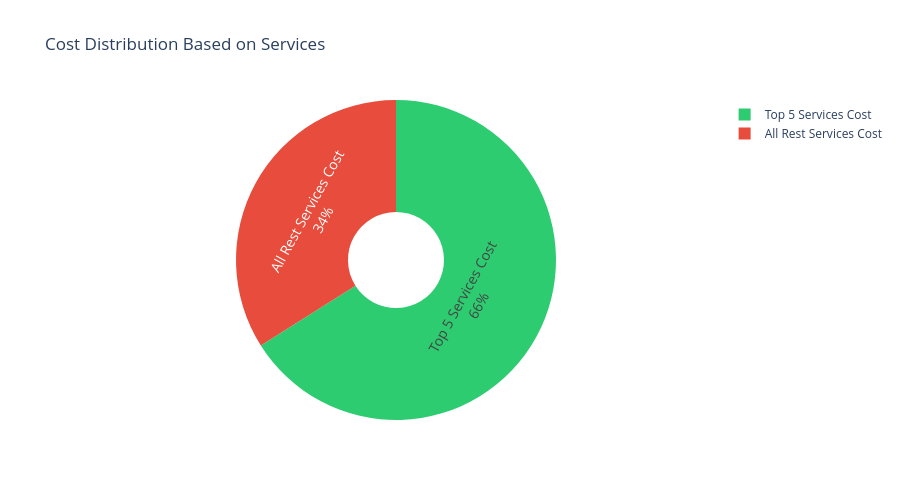

The notebook cell saved with this chart:
### Code cell
fig_pie = px.pie(
    df_pie, values="values", names="labels",
    title="Cost Distribution Based on Services",
    color_discrete_sequence=["#2ecc71", "#e74c3c"],
    hole=0.3, height=500,
)
fig_pie.update_traces(textinfo="percent+label", textfont_size=14)
fig_pie.update_layout(paper_bgcolor="white")
_report_figures["Cost Distribution"] = fig_pie
fig_pie.show()

### Figure 1 — Plotly figure (JSON) as saved in the notebook; plotly's stock layout.template omitted (floating-point values rounded to 4 significant figures)
{"data": [{"domain": {"x": [0, 1], "y": [0, 1]}, "hole": 0.3, "hovertemplate": "labels=%{label}<br>value=%{value}<extra></extra>", "labels": ["Top 5 Services Cost", "All Rest Services Cost"], "legendgroup": "", "name": "", "showlegend": true, "textfont": {"size": 14}, "textinfo": "percent+label", "type": "pie", "values": [479100.0, 246600.0]}], "layout": {"height": 500, "legend": {"tracegroupgap": 0}, "paper_bgcolor": "white", "piecolorway": ["#2ecc71", "#e74c3c"], "title": {"text": "Cost Distribution Based on Services"}}}
